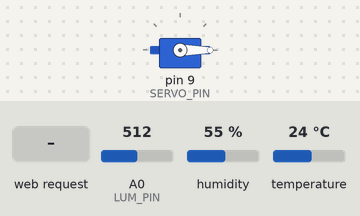
A sketch run on a simulated Arduino Uno, built for the host (arithmetic inside an expression is 32-bit, double 64-bit). Shown: servo. The inputs (shaded band) are chosen by the test bench; at power-on: A0 (LUM_PIN) = 512, humidity 55 %, temperature 24 °C. WiFi joins after 1.5 s; servers stay silent unless stated; what the sketch prints to the serial monitor is not drawn.

Above: at 1.2 s.
1.3 s: HTTP request GET /ouvrir received
At 1.9 s:
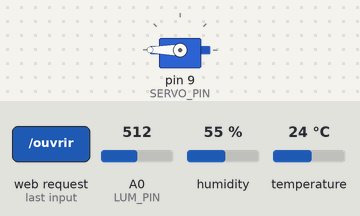
2.8 s: HTTP request GET /fermer received
At 4.0 s:
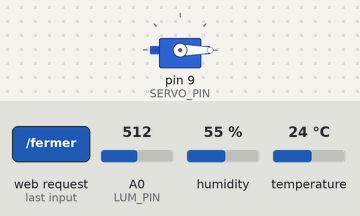
4.3 s: HTTP request GET /auto received
At 5.4 s:
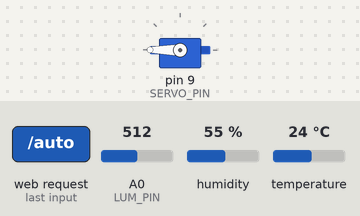
Timing chart, 0 to 7.3 s (numbered marks = the images above; inputs shaded):
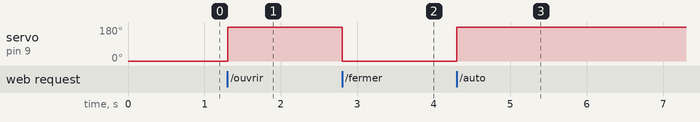

The sketch:

codefinal_optimis_.ino
```cpp
#include <SPI.h>
#include <Ethernet.h>
#include <Servo.h>
#include <DHT.h>

// Définition des broches
#define DHTPIN 6
#define DHTTYPE DHT11
#define SERVO_PIN 9
#define LUM_PIN A0

DHT dht(DHTPIN, DHTTYPE);
Servo volet;

// Adresse MAC & IP statique
byte mac[] = { 0xDE, 0xAD, 0xBE, 0xEF, 0xFE, 0xED };
IPAddress ip(192, 168, 1, 174);
EthernetServer server(80);

// Variables globales
bool voletOuvert = false;
float temperature = 0;
float humidite = 0;
int luminosite = 0;
bool modeAuto = false;

void setup() {
  Serial.begin(9600);
  Ethernet.begin(mac, ip);
  server.begin();
  dht.begin();
  volet.attach(SERVO_PIN);
  fermerVolet();

  // Affichage IP et MAC
  Serial.println(F("Serveur lancé."));
  Serial.print(F("IP : ")); Serial.println(Ethernet.localIP());
  Serial.print(F("MAC : "));
  for (byte i = 0; i < 6; i++) {
    if (mac[i] < 16) Serial.print("0");
    Serial.print(mac[i], HEX);
    if (i < 5) Serial.print(":");
  }
  Serial.println();
}

void loop() {
  // Lecture des capteurs
  temperature = dht.readTemperature();
  humidite = dht.readHumidity();
  luminosite = analogRead(LUM_PIN);

  // Vérification des lectures
  if (isnan(temperature) || isnan(humidite)) {
    Serial.println("Erreur de lecture du DHT11");
    temperature = 0;
    humidite = 0;
  }

  if (luminosite < 0 || luminosite > 1023) {
    Serial.println("Erreur de lecture de la luminosité");
    luminosite = 0;
  }

  // Contrôle automatique du volet
  if (modeAuto) {
    if (temperature >= 24.0 && !voletOuvert) ouvrirVolet();
    else if (temperature <= 21.0 && voletOuvert) fermerVolet();
  }

  EthernetClient client = server.available();
  if (client) {
    String request = "";
    while (client.connected()) {
      if (client.available()) {
        char c = client.read();
        request += c;
        if (request.endsWith("\r\n\r\n")) break;
      }
    }

    // Traitement des commandes
    if (request.indexOf("GET /ouvrir") >= 0 && !modeAuto) ouvrirVolet();
    else if (request.indexOf("GET /fermer") >= 0 && !modeAuto) fermerVolet();
    else if (request.indexOf("GET /auto") >= 0) modeAuto = true;
    else if (request.indexOf("GET /manuel") >= 0) modeAuto = false;

    // Réponse JSON
    if (request.indexOf("GET /data") >= 0) {
      client.println(F("HTTP/1.1 200 OK"));
      client.println(F("Content-Type: application/json"));
      client.println(F("Connection: close"));
      client.println();

      // Débogage
      Serial.print("Température: "); Serial.println(temperature);
      Serial.print("Humidité: "); Serial.println(humidite);
      Serial.print("Luminosité: "); Serial.println(luminosite);
      Serial.print("Volet: "); Serial.println(voletOuvert ? "OUVERT" : "FERMÉ");
      Serial.print("Mode: "); Serial.println(modeAuto ? "AUTO" : "MANUEL");

      client.print(F("{\"temperature\":"));
      client.print(temperature, 1);
      client.print(F(",\"humidite\":"));
      client.print(humidite, 1);
      client.print(F(",\"luminosite\":"));
      client.print(luminosite);
      client.print(F(",\"volet\":\""));
      client.print(voletOuvert ? F("OUVERT") : F("FERMÉ"));
      client.print(F("\",\"mode\":\""));
      client.print(modeAuto ? F("AUTO") : F("MANUEL"));
      client.println(F("\"}"));
    }
    // Page HTML
    else {
      client.println(F("HTTP/1.1 200 OK"));
      client.println(F("Content-Type: text/html"));
      client.println(F("Connection: close"));
      client.println();
      client.println(F("<!DOCTYPE html><html><head><meta charset='UTF-8'>"));
      client.println(F("<title>Serre</title><script>"));
      client.println(F("function sendCmd(c){fetch(c);}"));
      client.println(F("function maj(){fetch('/data').then(r=>r.json()).then(d=>{"));
      client.println(F("document.getElementById('temp').innerText = d.temperature + ' °C';"));
      client.println(F("document.getElementById('hum').innerText = d.humidite + ' %';"));
      client.println(F("document.getElementById('lum').innerText = d.luminosite + ' /1023';"));
      client.println(F("document.getElementById('volet').innerText = d.volet;"));
      client.println(F("document.getElementById('mode').innerText = d.mode;"));
      client.println(F("});} setInterval(maj, 5000); window.onload=maj;"));
      client.println(F("</script></head><body><h1>Serre Connectée</h1>"));
      client.println(F("<p><b>Température :</b> <span id='temp'>...</span></p>"));
      client.println(F("<p><b>Humidité :</b> <span id='hum'>...</span></p>"));
      client.println(F("<p><b>Luminosité :</b> <span id='lum'>...</span></p>"));
      client.println(F("<p><b>Volet :</b> <span id='volet'>...</span></p>"));
      client.println(F("<p><b>Mode :</b> <span id='mode'>...</span></p>"));
      client.println(F("<p><button onclick=\"sendCmd('/ouvrir')\">Ouvrir</button>"));
      client.println(F("<button onclick=\"sendCmd('/fermer')\">Fermer</button></p>"));
      client.println(F("<p><button onclick=\"sendCmd('/auto')\">Auto</button>"));
      client.println(F("<button onclick=\"sendCmd('/manuel')\">Manuel</button></p>"));
      client.println(F("</body></html>"));
    }

    delay(1);
    client.stop();
  }
}

// Contrôle du volet
void ouvrirVolet() {
  volet.write(180);
  voletOuvert = true;
}

void fermerVolet() {
  volet.write(0);
  voletOuvert = false;
}
```

Measured:
- after the input at 1.3 s, servo on pin 9 (SERVO_PIN): 0° → 180° at once
- after the input at 2.8 s, servo on pin 9 (SERVO_PIN): 180° → 0° at once
- after the input at 4.3 s, servo on pin 9 (SERVO_PIN): 0° → 180° at once
